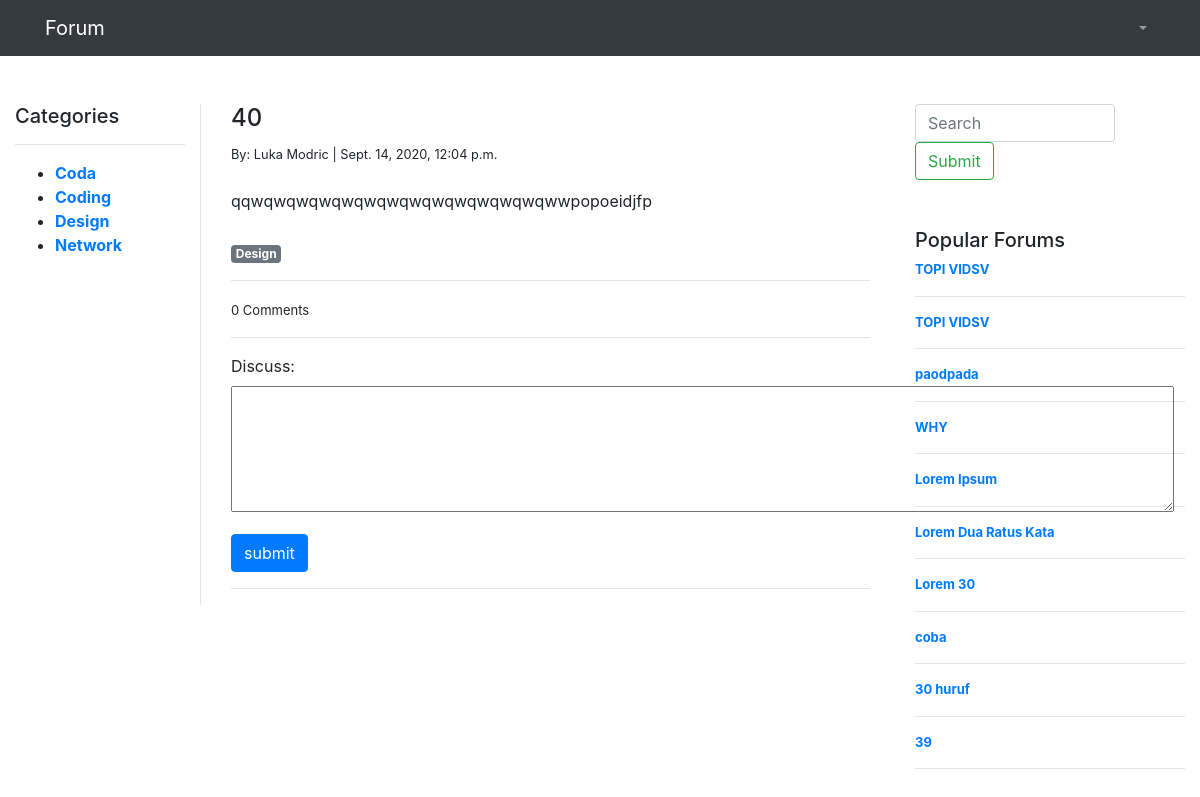
Before: /view_forum/28 with the older database file.
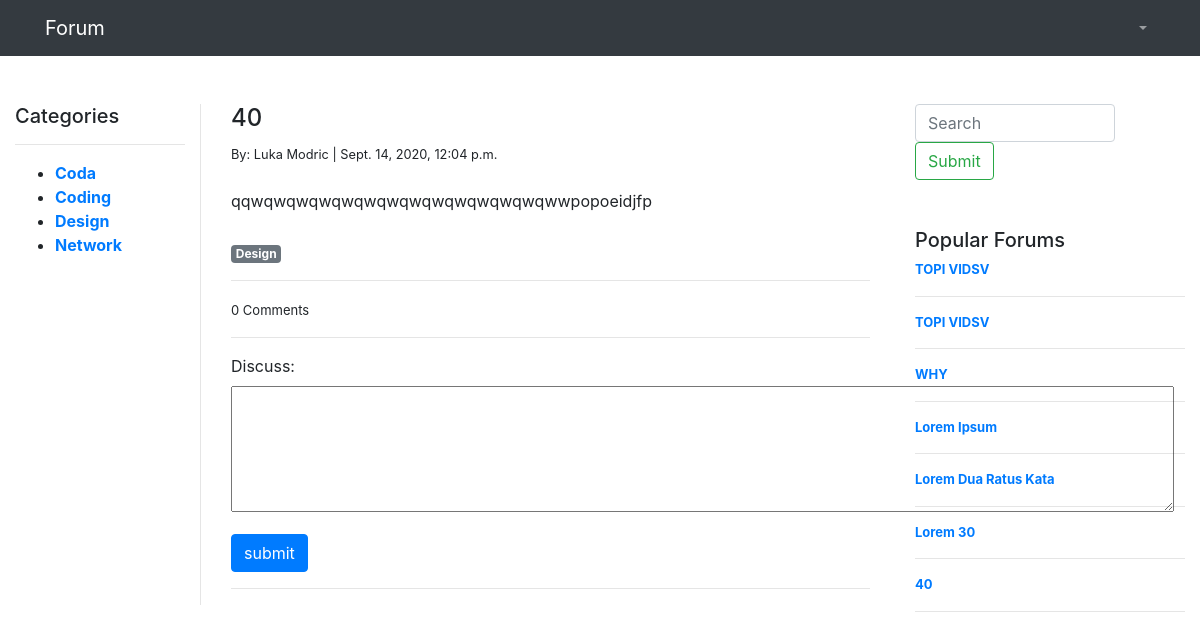
After: the same page with the newer database file.
### commentsapp/models.py (models this page shows, shortened)
class Category(models.Model):
    category = models.CharField(max_length=200)
    def __str__(self):
        return self.category

class forum(models.Model):
    profile = models.ForeignKey(profile, null=True, blank=True,on_delete=models.SET_NULL)
    topic = models.CharField(max_length=300)
    category = models.ForeignKey(Category, null=True, blank=True, on_delete=models.SET_NULL)
    description = models.CharField(max_length=1000,blank=True)
    num_comment = models.IntegerField(blank=True, null=True)
    date_created=models.DateTimeField(auto_now_add=True,null=True)

class profile(models.Model):
    user = models.OneToOneField(User, null=True, blank=True,on_delete=models.CASCADE)
    name = models.CharField(max_length=200,default="anonymous")
    phone = models.CharField(max_length=200, null=True)
    profile_pic = models.ImageField(null=True, blank=True, default="default-profile.png")
    date_created = models.DateTimeField(auto_now_add=True, null=True)
    def __str__(self):
        return str(self.name)

### commentsapp/views.py (the view, shortened to what this page needs)
# urls.py: path('view_forum/<str:pk>', views.viewForum, name='view_forum'),
def viewForum(request,pk):
    forum_id = forum.objects.annotate(total=Sum('profile')).get(id=pk)
    discuss_id = Discussion.objects.filter(forum_id=forum_id.id).order_by('-date_created')
    popular = forum.objects.all().order_by('-num_comment')
    category = Category.objects.all().order_by('category')
    page = request.GET.get('page', 1)
    paginator = Paginator(discuss_id, 10)
    try:
        discuss_id = paginator.page(page)
    except PageNotAnInteger:
        discuss_id = paginator.page(1)
    except EmptyPage:
        discuss_id = paginator.page(paginator.num_pages)
    comment = updateCommentForm(instance=forum_id)
    form = CreateInDiscussion()
    context = {'forum': forum_id, 'discuss': discuss_id, 'popular':popular,
    'category':category, 'form': form,'comment': comment}
    return render(request, 'view_forum.html', context)

### commentsapp/forms.py
class CreateInDiscussion(ModelForm):
    class Meta:
        model= Discussion
        fields = "__all__"
        exclude = ['forum','user','like']
        widgets = {
            "discuss": Textarea(attrs={'cols':90, 'rows':5}),
        }

class updateCommentForm(ModelForm):
    class Meta:
        model = forum
        fields = ['num_comment']

### commentsapp/templates/view_forum.html (shortened to what this page needs)
{% extends 'layout/main.html' %}
{% load static %}
{% block content %}
<div class="container-fluid">
    <div class="row mt-5">
        {% include 'layout/left_bar.html' %}
        <div class="col-7" style="border-left:1px solid #e5e5e5;height:100%">
            <div class="container">
                <div>
                    <h4>{{forum.topic}}</h4>
                    <small>By: {{forum.profile}} | {{forum.date_created}}</small><br>
                </div>
                <div class="mt-4">
                    <p>{{forum.description}}</p>
                </div>
                <a href="{% url 'category' forum.category.id %}"><span class="badge badge-secondary mt-3">{{forum.category}}</span></a>
                <hr>
                <span style="font-size: small;">{{forum.num_comment}} Comments</span>
                <hr>
                <form action="" method="POST">
                    {{form.as_p}}
                    <input type="submit" class="btn btn-small btn-primary" value="submit">
                </form>
                <hr>
            </div>
        </div>
        {% include 'layout/right_bar.html' %}
    </div>
</div>
{% endblock %}

### commentsapp/templates/layout/left_bar.html
<div class="col-2 sticky-top">
    <h5>Categories</h5>
    <hr>
    <ul>
        {% for cat in category %}
            <li><a class="font-weight-bold" href="{% url 'category' cat.id %}">{{cat}}</a></li>
        {% endfor %}
    </ul>
</div>

### commentsapp/templates/layout/right_bar.html
<div class="popular col-3">
    <div>
        <form class="form-inline my-2 my-lg-0" method="GET" action="{% url 'search' %}">
            <input style="width: 200px;" name="searchVal" class="form-control mr-sm-2" type="search" placeholder="Search" aria-label="Search">
            <input class="btn btn-outline-success my-2 my-sm-0" type="submit">
        </form>
    </div>
    <h5 class="mt-5">Popular Forums</h5>
    {% for top in popular|slice:"10" %}
        <a class="d-block font-weight-bold" href="{% url 'view_forum' top.id %}">{{top.topic}}</a>
        <hr>
    {% endfor %}
</div>

Changed rows visible on the page:
removed forum: topic "paodpada"
removed forum: topic "coba"
removed forum: topic "30 huruf"
removed forum: topic "39"
now on one of the page's lists (row unchanged): forum: topic "40"
